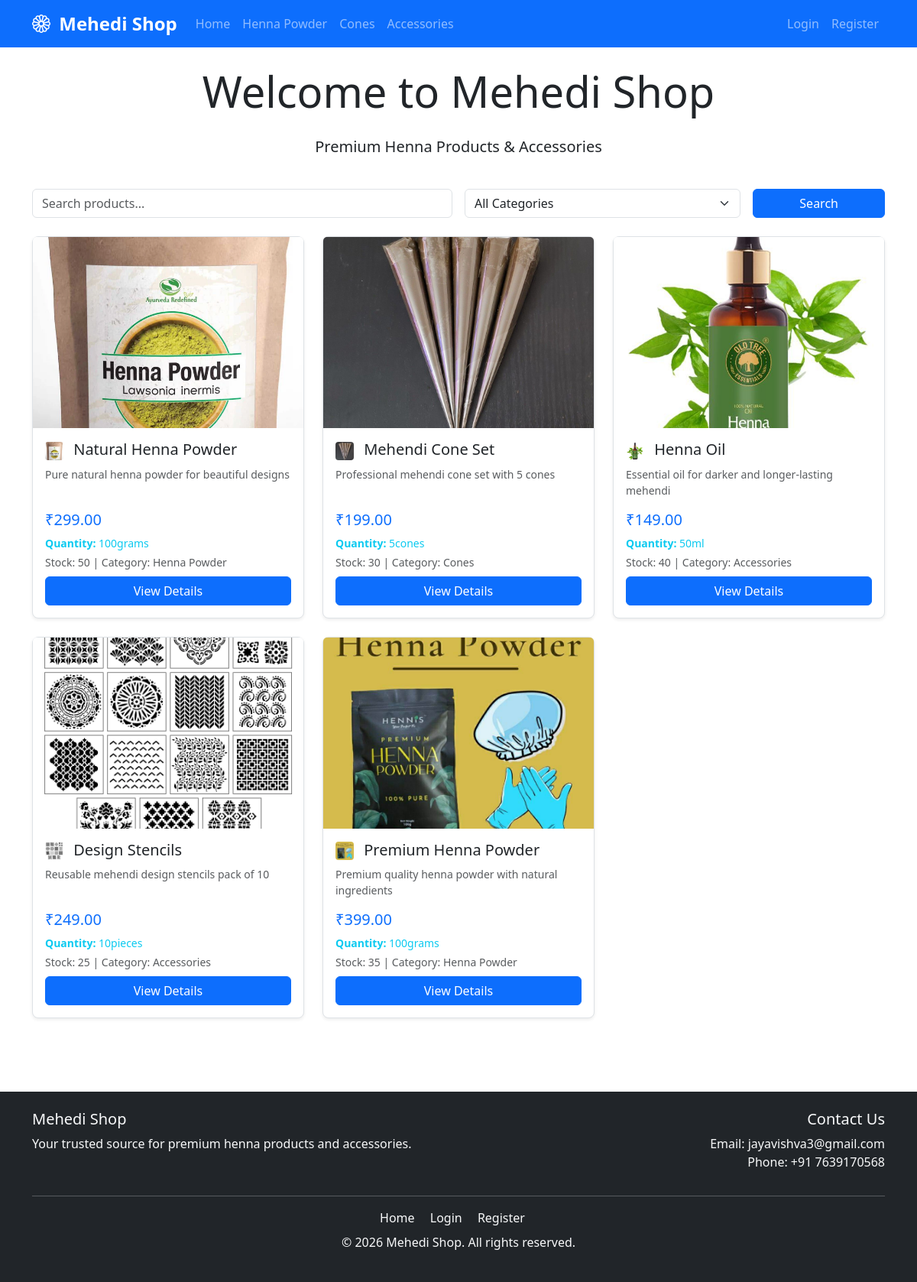
The page / on the database its author committed.
### tables this page shows
CREATE TABLE IF NOT EXISTS products (
    id INT AUTO_INCREMENT PRIMARY KEY,
    name VARCHAR(200) NOT NULL,
    description TEXT,
    price DECIMAL(10, 2) NOT NULL,
    image_url VARCHAR(500),
    image_path VARCHAR(500),
    stock INT DEFAULT 0,
    category VARCHAR(100),
    quantity_value DECIMAL(10, 2) NULL,
    quantity_unit VARCHAR(50) NULL,
    status ENUM('active', 'inactive') DEFAULT 'active',
    created_at TIMESTAMP DEFAULT CURRENT_TIMESTAMP
);

### includes/functions.php (called while the page is built, shortened)
<?php
function sanitize($data) {
    $data = trim($data);
    $data = stripslashes($data);
    $data = htmlspecialchars($data, ENT_QUOTES, 'UTF-8');
    return $data;
}
function isLoggedIn() {
    return isset($_SESSION['user_id']);
}
function formatPrice($price) {
    return '₹' . number_format($price, 2);
}
function formatQuantity($value, $unit) {
    $formatted_value = rtrim(rtrim(number_format($value, 2), '0'), '.');
    return $formatted_value . $unit;
}
?>

### index.php (the view, shortened to what this page needs)
<?php
require_once 'includes/header.php';
$conn = getDBConnection();
$search = sanitize($_GET['search'] ?? '');
$query = "SELECT * FROM products WHERE status = 'active'";
$query .= " ORDER BY created_at DESC";
$stmt = $conn->prepare($query);
$stmt->execute();
$products = $stmt->get_result();
?>
<div class="row mb-4">
    <div class="col-md-12">
        <h1 class="display-4 text-center mb-4">Welcome to Mehedi Shop</h1>
        <p class="lead text-center">Premium Henna Products & Accessories</p>
    </div>
</div>
<div class="row mb-4">
    <div class="col-md-12">
        <form method="GET" action="" class="row g-3">
            <div class="col-md-6">
                <input type="text" class="form-control" name="search" placeholder="Search products..."
                       value="<?php echo htmlspecialchars($search); ?>">
            </div>
            <div class="col-md-4">
                <select class="form-select" name="category">
                    <option value="">All Categories</option>
                </select>
            </div>
            <div class="col-md-2">
                <button type="submit" class="btn btn-primary w-100">Search</button>
            </div>
        </form>
    </div>
</div>
<div class="row">
    <?php if ($products->num_rows > 0): ?>
        <?php while ($product = $products->fetch_assoc()): ?>
            <div class="col-md-4 mb-4">
                <div class="card h-100 shadow-sm">
                    <?php
                    $image_url = !empty($product['image_path']) ? $product['image_path'] :
                                 (!empty($product['image_url']) ? $product['image_url'] : 'assets/images/default-product.jpg');
                    ?>
                    <img src="<?php echo htmlspecialchars($image_url); ?>"
                         class="card-img-top product-image"
                         alt="<?php echo htmlspecialchars($product['name']); ?>"
                         onerror="this.src='assets/images/default-product.jpg'">
                    <div class="card-body d-flex flex-column">
                        <h5 class="card-title">
                            <img src="<?php echo htmlspecialchars($image_url); ?>"
                                 alt="<?php echo htmlspecialchars($product['name']); ?>"
                                 class="product-name-icon me-2"
                                 style="width: 24px; height: 24px; object-fit: cover; border-radius: 4px; vertical-align: middle;"
                                 onerror="this.style.display='none';">
                            <?php echo htmlspecialchars($product['name']); ?>
                        </h5>
                        <p class="card-text text-muted small">
                            <?php echo htmlspecialchars(substr($product['description'], 0, 100)); ?>
                        </p>
                        <div class="mt-auto">
                            <p class="h5 text-primary mb-2"><?php echo formatPrice($product['price']); ?></p>
                            <?php
                            $quantity_display = formatQuantity($product['quantity_value'] ?? null, $product['quantity_unit'] ?? null);
                            if ($quantity_display): ?>
                                <p class="small text-info mb-1">
                                    <strong>Quantity:</strong> <?php echo htmlspecialchars($quantity_display); ?>
                                </p>
                            <?php endif; ?>
                            <p class="small text-muted mb-2">
                                Stock: <?php echo $product['stock']; ?> |
                                Category: <?php echo htmlspecialchars($product['category']); ?>
                            </p>
                            <a href="product.php?id=<?php echo $product['id']; ?>" class="btn btn-primary w-100">
                                View Details
                            </a>
                        </div>
                    </div>
                </div>
            </div>
        <?php endwhile; ?>
    <?php endif; ?>
</div>
<?php require_once 'includes/footer.php'; ?>

### includes/header.php (shortened to what this page needs)
<?php
require_once 'includes/functions.php';
$cart_count = 0;
?>
<!DOCTYPE html>
<html lang="en">
<head>
    <link href="https://cdn.jsdelivr.net/npm/bootstrap@5.3.0/dist/css/bootstrap.min.css" rel="stylesheet">
    <link rel="stylesheet" href="https://cdn.jsdelivr.net/npm/bootstrap-icons@1.11.0/font/bootstrap-icons.css">
    <link rel="stylesheet" href="assets/css/style.css">
</head>
<body>
    <nav class="navbar navbar-expand-lg navbar-dark bg-primary">
        <div class="container">
            <a class="navbar-brand" href="index.php">
                <i class="bi bi-flower1"></i> Mehedi Shop
            </a>
            <div class="collapse navbar-collapse" id="navbarNav">
                <ul class="navbar-nav me-auto">
                    <li class="nav-item">
                        <a class="nav-link" href="index.php">Home</a>
                    </li>
                    <li class="nav-item">
                        <a class="nav-link" href="index.php?category=Henna Powder">Henna Powder</a>
                    </li>
                    <li class="nav-item">
                        <a class="nav-link" href="index.php?category=Cones">Cones</a>
                    </li>
                    <li class="nav-item">
                        <a class="nav-link" href="index.php?category=Accessories">Accessories</a>
                    </li>
                </ul>
                <ul class="navbar-nav">
                    <?php if (isLoggedIn()): ?>
                        <li class="nav-item">
                            <a class="nav-link" href="cart.php">
                                <i class="bi bi-cart"></i> Cart
                                <?php if ($cart_count > 0): ?>
                                    <span class="badge bg-danger"><?php echo $cart_count; ?></span>
                                <?php endif; ?>
                            </a>
                        </li>
                        <li class="nav-item">
                            <a class="nav-link" href="orders.php">My Orders</a>
                        </li>
                        <li class="nav-item">
                            <a class="nav-link" href="profile.php">Profile</a>
                        </li>
                        <?php if (isAdmin()): ?>
                            <li class="nav-item">
                                <a class="nav-link" href="admin/index.php">Admin</a>
                            </li>
                        <?php endif; ?>
                        <li class="nav-item">
                            <a class="nav-link" href="logout.php">Logout</a>
                        </li>
                    <?php else: ?>
                        <li class="nav-item">
                            <a class="nav-link" href="login.php">Login</a>
                        </li>
                        <li class="nav-item">
                            <a class="nav-link" href="register.php">Register</a>
                        </li>
                    <?php endif; ?>
                </ul>
            </div>
        </div>
    </nav>
    <main class="container my-4">

### includes/footer.php (shortened to what this page needs)
    </main>
    <footer class="bg-dark text-light py-4 mt-5">
        <div class="container">
            <div class="row">
                <div class="col-md-6">
                    <h5>Mehedi Shop</h5>
                    <p>Your trusted source for premium henna products and accessories.</p>
                </div>
                <div class="col-md-6 text-md-end">
                    <h5>Contact Us</h5>
                    <p>Email: jayavishva3@gmail.com<br>Phone: +91 7639170568</p>
                </div>
            </div>
            <hr class="bg-light">
            <div class="row">
                <div class="col-md-12 text-center">
                    <p class="mb-2">
                        <a href="index.php" class="text-light text-decoration-none me-3">Home</a>
                        <?php if (!isLoggedIn()): ?>
                            <a href="login.php" class="text-light text-decoration-none me-3">Login</a>
                            <a href="register.php" class="text-light text-decoration-none me-3">Register</a>
                        <?php else: ?>
                            <a href="profile.php" class="text-light text-decoration-none me-3">Profile</a>
                            <a href="orders.php" class="text-light text-decoration-none me-3">Orders</a>
                        <?php endif; ?>
                    </p>
                    <p>&copy; <?php echo date('Y'); ?> Mehedi Shop. All rights reserved.</p>
                </div>
            </div>
        </div>
    </footer>
</body>
</html>

### assets/css/style.css (style rules this page uses)
:root { --primary-color: #0d6efd; --secondary-color: #6c757d; --success-color: #198754; --danger-color: #dc3545; --warning-color: #ffc107; --info-color: #0dcaf0; --light-color: #f8f9fa; --dark-color: #212529; }
body { font-family: 'Segoe UI', Tahoma, Geneva, Verdana, sans-serif; min-height: 100vh; display: flex; flex-direction: column; }
main { flex: 1; }
.navbar-brand { font-weight: bold; font-size: 1.5rem; }
.navbar-brand i { margin-right: 5px; }
.product-image { height: 250px; object-fit: cover; width: 100%; transition: transform 0.3s ease; }
.card { transition: box-shadow 0.3s ease; border: none; }
.btn-primary { background-color: var(--primary-color); border-color: var(--primary-color); }
footer { margin-top: auto; }
.card { border-radius: 8px; border: 1px solid #dee2e6; }
.text-primary { color: var(--primary-color) !important; }
.bg-primary { background-color: var(--primary-color) !important; }

### rows shown on the page
products: image_path (picture), name "Natural Henna Powder", description "Pure natural henna powder for beautiful designs", price "₹299.00", quantity_display "100grams", stock "50", category "Henna Powder"
products: image_path (picture), name "Mehendi Cone Set", description "Professional mehendi cone set with 5 cones", price "₹199.00", quantity_display "5cones", stock "30", category "Cones"
products: image_path (picture), name "Henna Oil", description "Essential oil for darker and longer-lasting mehendi", price "₹149.00", quantity_display "50ml", stock "40", category "Accessories"
products: image_path (picture), name "Design Stencils", description "Reusable mehendi design stencils pack of 10", price "₹249.00", quantity_display "10pieces", stock "25", category "Accessories"
products: image_path (picture), name "Premium Henna Powder", description "Premium quality henna powder with natural ingredients", price "₹399.00", quantity_display "100grams", stock "35", category "Henna Powder"
